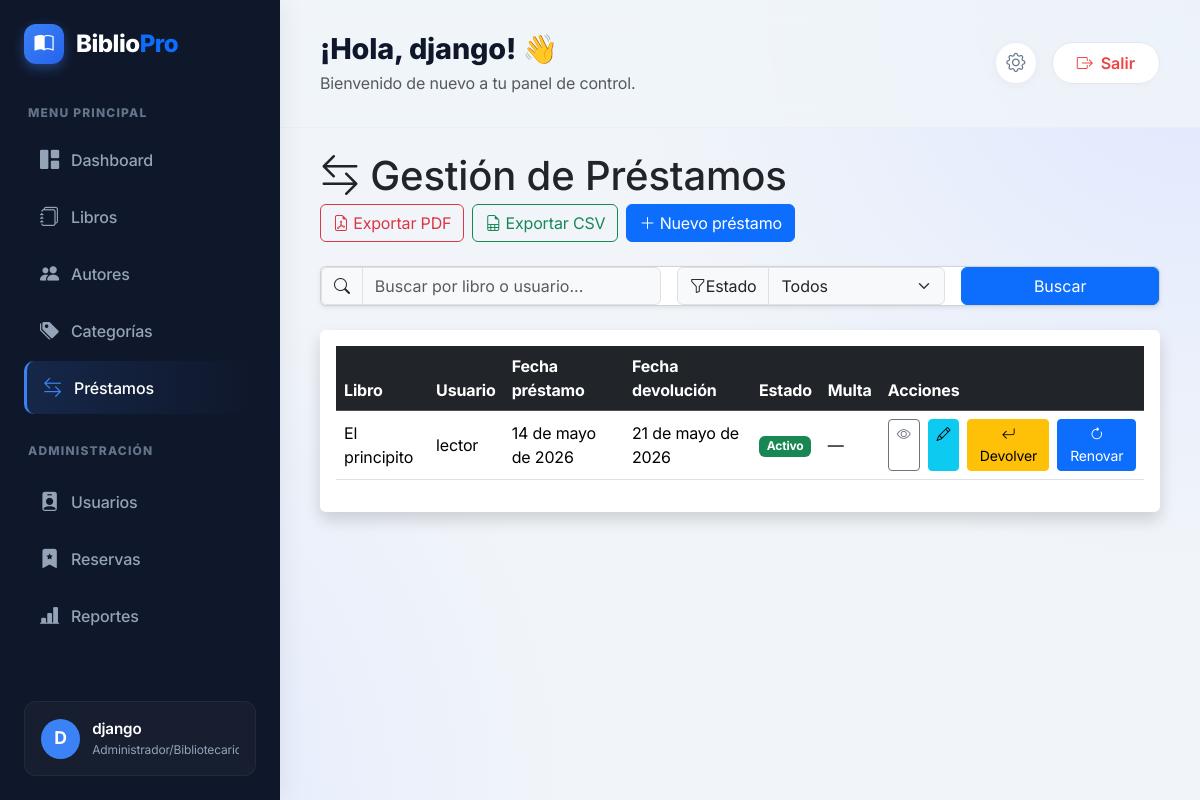
The page /prestamos/ (signed in) on the database as committed earlier.
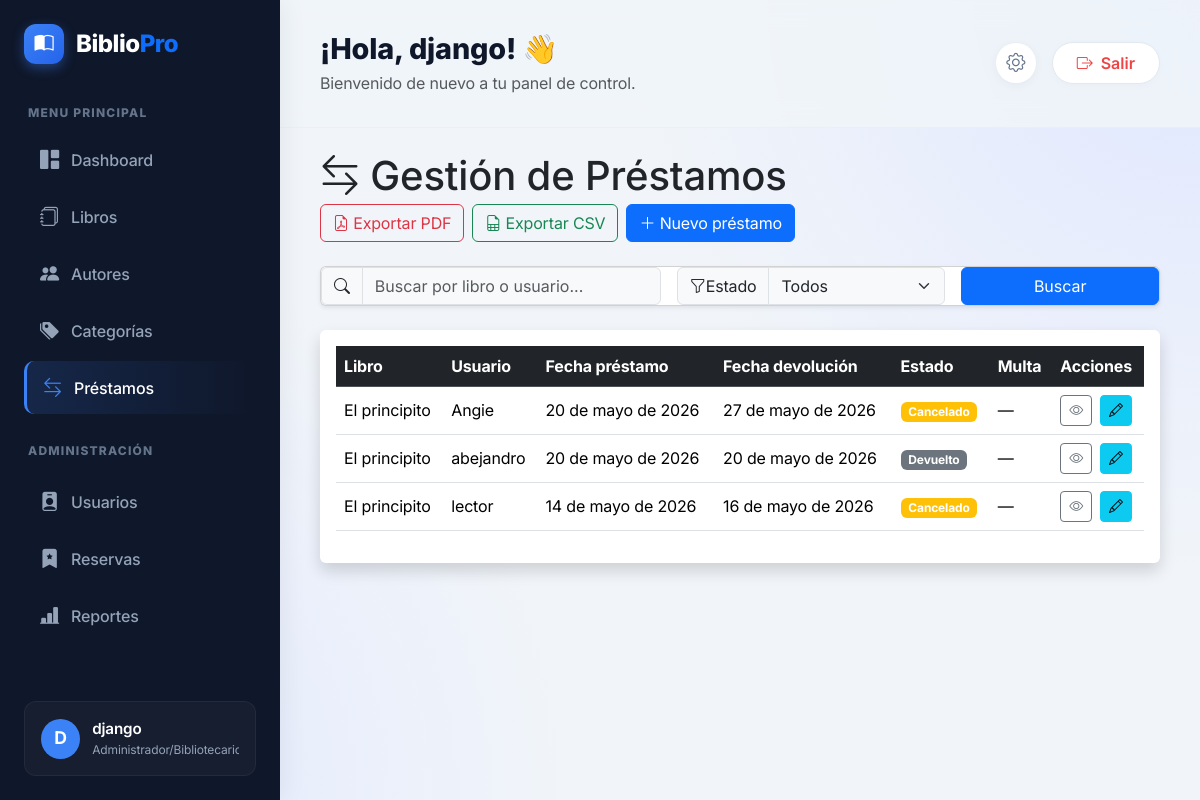
The same page on the database as committed later.
### accounts/models.py (models this page shows, shortened)
class Perfil(models.Model):
    ROLES = (
        ('ADMIN', 'Administrador/Bibliotecario'),
        ('LECTOR', 'Lector'),
    )
    user = models.OneToOneField(User, on_delete=models.CASCADE)
    primer_nombre = models.CharField(max_length=100)
    segundo_nombre = models.CharField(max_length=100, blank=True)
    primer_apellido = models.CharField(max_length=100)
    segundo_apellido = models.CharField(max_length=100, blank=True)
    rol = models.CharField(max_length=20, choices=ROLES, default='LECTOR')
    sancionado = models.BooleanField(default=False)
    activo = models.BooleanField(default=True)

### prestamos/models.py (models this page shows, shortened)
class Prestamo(models.Model):
    ESTADOS = [
        ('PENDIENTE', 'Pendiente'),
        ('ACTIVO', 'Activo'),
        ('DEVUELTO', 'Devuelto'),
        ('RETRASADO', 'Retrasado'),
        ('CANCELADO', 'Cancelado'),
    ]
    usuario = models.ForeignKey(
        User,
        on_delete=models.PROTECT,
        related_name='prestamos'
    )
    libro = models.ForeignKey(
        Libro,
        on_delete=models.PROTECT,
        related_name='prestamos'
    )
    fecha_prestamo = models.DateField(
        default=timezone.localdate
    )
    fecha_devolucion = models.DateField()
    fecha_entrega = models.DateField(
        blank=True,
        null=True
    )
    notificacion_vencimiento_enviada = models.BooleanField(
        default=False
    )
    fecha_notificacion_enviada = models.DateTimeField(
        blank=True,
        null=True
    )
    estado = models.CharField(
        max_length=20,
        choices=ESTADOS,
        default='PENDIENTE'
    )
    multa = models.DecimalField(
        max_digits=10,
        decimal_places=2,
        default=Decimal('0.00')
    )
    observaciones = models.TextField(
        blank=True
    )
    creado = models.DateTimeField(
        auto_now_add=True
    )
    class Meta:
        ordering = ['-fecha_prestamo']
        verbose_name = 'préstamo'
        verbose_name_plural = 'préstamos'

### libros/models.py (models this page shows, shortened)
class Libro(models.Model):
    ESTADOS = [
        ('DISPONIBLE', 'Disponible'),
        ('PRESTADO', 'Prestado'),
        ('RESERVADO', 'Reservado'),
        ('RETRASADO', 'Retrasado'),
    ]
    titulo = models.CharField(
        max_length=200
    )
    isbn = models.CharField(
        max_length=20,
        unique=True
    )
    descripcion = models.TextField()
    autor = models.ForeignKey(
        Autor,
        on_delete=models.CASCADE
    )
    categoria = models.ForeignKey(
        Categoria,
        on_delete=models.CASCADE
    )
    imagen = models.ImageField(
        upload_to='libros/',
        blank=True,
        null=True
    )
    cantidad = models.PositiveIntegerField(
        default=1
    )
    disponibles = models.PositiveIntegerField(
        default=1
    )
    estado = models.CharField(
        max_length=20,
        choices=ESTADOS,
        default='DISPONIBLE'
    )
    fecha_creacion = models.DateTimeField(
        auto_now_add=True
    )

### prestamos/views.py (the view, shortened to what this page needs)
@login_required
def lista_prestamos(request):
    query = request.GET.get('q', '')
    estado_filtro = request.GET.get('estado', '')
    if request.user.perfil.rol == 'ADMIN':
        prestamos = Prestamo.objects.select_related(
            'usuario',
            'libro'
        ).all()
    if estado_filtro:
        prestamos = prestamos.filter(estado=estado_filtro)
    return render(
        request,
        'prestamos/lista_prestamos.html',
        {
            'prestamos': prestamos,
            'query': query,
            'estado_filtro': estado_filtro,
            'ESTADOS': Prestamo.ESTADOS
        }
    )

### prestamos/templates/prestamos/lista_prestamos.html (shortened to what this page needs)
{% extends "base.html" %}
{% block content %}
<div class="page-header align-items-end mb-4">
    <h1 class="fw-extrabold text-dark mb-1">
        <i class="bi bi-arrow-left-right"></i>
        Gestión de Préstamos
    </h1>
    {% if request.user.perfil.rol == 'ADMIN' %}
    <div class="d-flex gap-2">
        <a href="{% url 'exportar_prestamos_pdf' %}?q={{ query }}&estado={{ estado_filtro }}" class="btn btn-outline-danger">
            <i class="bi bi-file-earmark-pdf"></i>
            Exportar PDF
        </a>
        <a href="{% url 'exportar_prestamos_csv' %}?q={{ query }}&estado={{ estado_filtro }}" class="btn btn-outline-success">
            <i class="bi bi-file-earmark-spreadsheet"></i>
            Exportar CSV
        </a>
        <a href="{% url 'crear_prestamo' %}" class="btn btn-primary">
            <i class="bi bi-plus-lg"></i>
            Nuevo préstamo
        </a>
    </div>
    {% endif %}
</div>
<div class="card mb-4 shadow-sm">
    <div class="panel-body">
        <form method="GET" class="row g-3 align-items-center">
            <div class="col-md-5">
                <div class="input-group">
                    <span class="input-group-text"><i class="bi bi-search"></i></span>
                    <input type="text" name="q" class="form-control bg-light" placeholder="Buscar por libro o usuario..." value="{{ query }}">
                </div>
            </div>
            <div class="col-md-4">
                <div class="input-group">
                    <span class="input-group-text"><i class="bi bi-funnel"></i> Estado</span>
                    <select name="estado" class="form-select bg-light">
                        <option value="">Todos</option>
                    </select>
                </div>
            </div>
            <div class="col-md-3">
                <button type="submit" class="btn btn-primary w-100">Buscar</button>
            </div>
        </form>
    </div>
</div>
<div class="table-responsive shadow bg-white rounded p-3">
    <table class="table table-hover align-middle">
        <thead class="table-dark">
            <tr>
                <th>Libro</th>
                <th>Usuario</th>
                <th>Fecha préstamo</th>
                <th>Fecha devolución</th>
                <th>Estado</th>
                <th>Multa</th>
                <th>Acciones</th>
            </tr>
        </thead>
        <tbody>
            {% for p in prestamos %}
            <tr>
                <td>{{ p.libro.titulo }}</td>
                <td>{{ p.usuario.username }}</td>
                <td>{{ p.fecha_prestamo }}</td>
                <td>{{ p.fecha_devolucion }}</td>
                <td>
                    <span class="badge
                        {% if p.estado == 'ACTIVO' %}bg-success
                        {% elif p.estado == 'RETRASADO' %}bg-danger
                        {% elif p.estado == 'DEVUELTO' %}bg-secondary
                        {% else %}bg-warning{% endif %}">
                        {{ p.get_estado_display }}
                    </span>
                </td>
                <td>{% if p.multa > 0 %}${{ p.multa|floatformat:0 }}{% else %}—{% endif %}</td>
                <td>
                    <div class="d-flex gap-2">
                        <a href="{% url 'detalle_prestamo' p.id %}" class="btn btn-sm btn-outline-secondary" title="Ver detalles">
                            <i class="bi bi-eye"></i>
                        </a>
                        {% if request.user.perfil.rol == 'ADMIN' %}
                            <a href="{% url 'editar_prestamo' p.id %}" class="btn btn-sm btn-info" title="Editar préstamo">
                                <i class="bi bi-pencil"></i>
                            </a>
                            {% if p.estado == 'ACTIVO' or p.estado == 'RETRASADO' %}
                                <a href="{% url 'devolver_prestamo' p.id %}" class="btn btn-sm btn-warning" title="Registrar devolución">
                                    <i class="bi bi-arrow-return-left"></i> Devolver
                                </a>
                            {% endif %}
                            {% if p.estado == 'ACTIVO' %}
                                <a href="{% url 'renovar_prestamo' p.id %}" class="btn btn-sm btn-primary" title="Renovar préstamo">
                                    <i class="bi bi-arrow-clockwise"></i> Renovar
                                </a>
                            {% endif %}
                        {% endif %}
                    </div>
                </td>
            </tr>
            {% empty %}
            <tr>
                <td colspan="7" class="text-center text-muted py-4">No hay préstamos registrados.</td>
            </tr>
            {% endfor %}
        </tbody>
    </table>
</div>
{% endblock %}

### templates/base.html (shortened to what this page needs)
{% load static %}
<!DOCTYPE html>
<html lang="es">
<head>
    <link href="https://cdn.jsdelivr.net/npm/bootstrap@5.3.3/dist/css/bootstrap.min.css" rel="stylesheet">
    <link rel="stylesheet" href="{% static 'css/style.css' %}">
    <link rel="stylesheet" href="{% static 'css/app.css' %}">
    <link rel="stylesheet" href="https://cdn.jsdelivr.net/npm/bootstrap-icons@1.11.3/font/bootstrap-icons.min.css">
</head>
<body class="bg-gradient-modern">
    {% if user.is_authenticated %}
    <div class="app-layout">
        <aside class="modern-sidebar">
            <div class="sidebar-brand">
                <div class="brand-icon"><i class="bi bi-book-half"></i></div>
                <h3 class="brand-text">Biblio<span class="text-primary">Pro</span></h3>
            </div>
            <p class="sidebar-heading">MENU PRINCIPAL</p>
            <ul class="nav flex-column sidebar-nav">
                <li class="nav-item">
                    <a href="{% url 'dashboard' %}" class="nav-link {% if request.resolver_match.url_name == 'dashboard' %}active{% endif %}">
                        <i class="bi bi-grid-1x2-fill"></i><span>Dashboard</span>
                    </a>
                </li>
                <li class="nav-item">
                    <a href="{% url 'lista_libros' %}" class="nav-link {% if 'libro' in request.resolver_match.url_name %}active{% endif %}">
                        <i class="bi bi-journals"></i><span>Libros</span>
                    </a>
                </li>
                <li class="nav-item">
                    <a href="{% url 'lista_autores' %}" class="nav-link {% if 'autor' in request.resolver_match.url_name %}active{% endif %}">
                        <i class="bi bi-people-fill"></i><span>Autores</span>
                    </a>
                </li>
                <li class="nav-item">
                    <a href="{% url 'lista_categorias' %}" class="nav-link {% if 'categoria' in request.resolver_match.url_name %}active{% endif %}">
                        <i class="bi bi-tags-fill"></i><span>Categorías</span>
                    </a>
                </li>
                <li class="nav-item">
                    <a href="{% url 'lista_prestamos' %}" class="nav-link {% if 'prestamo' in request.resolver_match.url_name %}active{% endif %}">
                        <i class="bi bi-arrow-left-right"></i><span>Préstamos</span>
                    </a>
                </li>
                {% if user.perfil.rol == 'ADMIN' %}
                <p class="sidebar-heading mt-4">ADMINISTRACIÓN</p>
                <li class="nav-item">
                    <a href="{% url 'usuarios' %}" class="nav-link {% if 'usuario' in request.resolver_match.url_name %}active{% endif %}">
                        <i class="bi bi-person-badge-fill"></i><span>Usuarios</span>
                    </a>
                </li>
                <li class="nav-item">
                    <a href="{% url 'reservas:list' %}" class="nav-link {% if 'reserva' in request.resolver_match.url_name %}active{% endif %}">
                        <i class="bi bi-bookmark-star-fill"></i><span>Reservas</span>
                    </a>
                </li>
                <li class="nav-item">
                    <a href="{% url 'reportes:index' %}" class="nav-link {% if 'reporte' in request.resolver_match.url_name %}active{% endif %}">
                        <i class="bi bi-bar-chart-line-fill"></i><span>Reportes</span>
                    </a>
                </li>
                {% endif %}
            </ul>
            <div class="sidebar-footer mt-auto">
                <div class="user-info-card">
                    <div class="user-avatar">{{ user.username|make_list|first|upper }}</div>
                    <div class="user-details">
                        <span class="user-name">{{ user.first_name|default:user.username }}</span>
                        <span class="user-role">{{ user.perfil.get_rol_display }}</span>
                    </div>
                </div>
            </div>
        </aside>
        <main class="main-content-wrapper">
            <header class="modern-topbar">
                <div class="topbar-left">
                    <h2 class="page-greeting">¡Hola, {{ user.first_name|default:user.username }}! 👋</h2>
                    <p class="page-subtitle text-muted mb-0">Bienvenido de nuevo a tu panel de control.</p>
                </div>
                <div class="topbar-right">
                    <a href="{% url 'perfil' %}" class="btn-icon" data-bs-toggle="tooltip" title="Mi Perfil">
                        <i class="bi bi-gear"></i>
                    </a>
                    <form method="POST" action="{% url 'logout' %}" class="d-inline">
                        <button type="submit" class="btn btn-logout rounded-pill px-4">
                            <i class="bi bi-box-arrow-right me-2"></i>Salir
                        </button>
                    </form>
                </div>
            </header>
            <div class="content-area mt-4">
                {% block content %}{% endblock %}
            </div>
        </main>
    </div>
    {% else %}
    <div class="auth-layout">
        {% block auth_content %}{% endblock %}
    </div>
    {% endif %}
</body>
</html>

Rows that differ between the two databases and show on the page:
added Prestamo: libro.titulo "El principito", usuario.username "Angie", fecha_prestamo "20 de mayo de 2026", fecha_devolucion "27 de mayo de 2026", estado "Cancelado"
added Prestamo: libro.titulo "El principito", usuario.username "abejandro", fecha_prestamo "20 de mayo de 2026", fecha_devolucion "20 de mayo de 2026", estado "Devuelto"
changed Prestamo "lector": fecha_devolucion "21 de mayo de 2026" → "16 de mayo de 2026"; estado "Activo" → "Cancelado"; no longer shows "Devolver Renovar"
